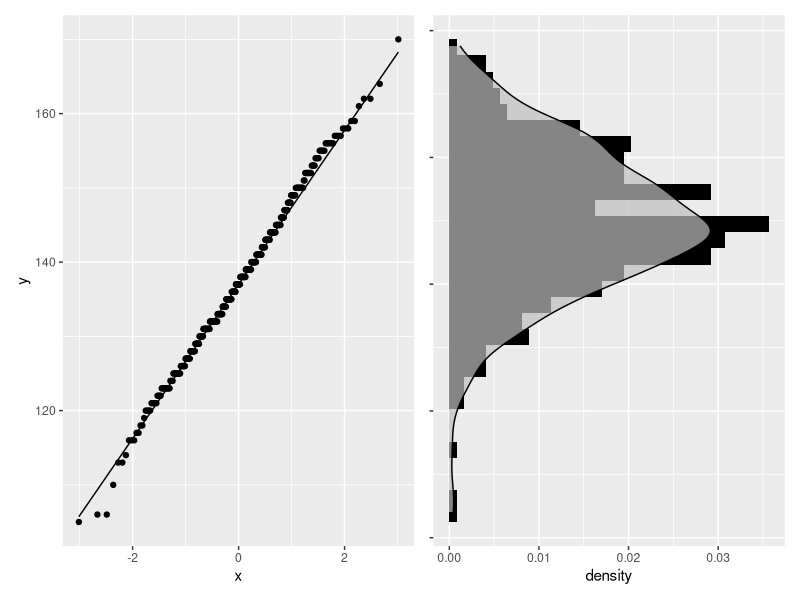
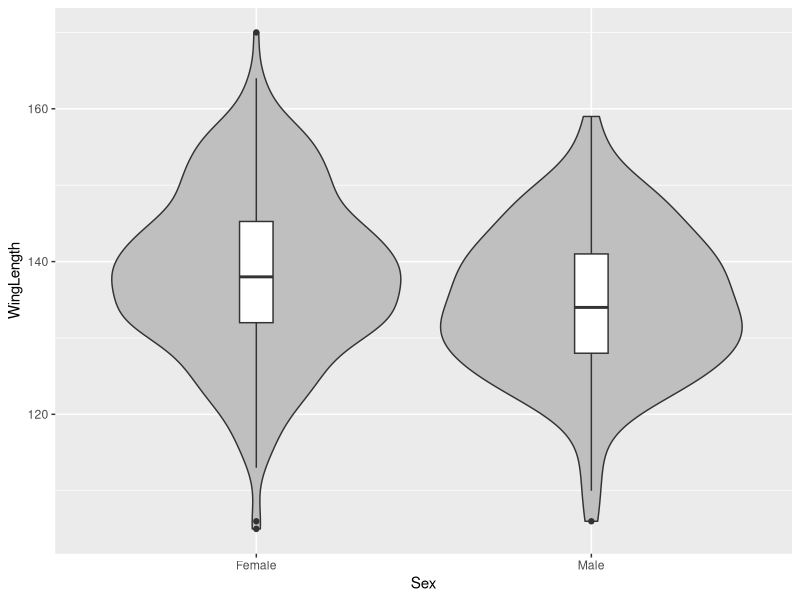
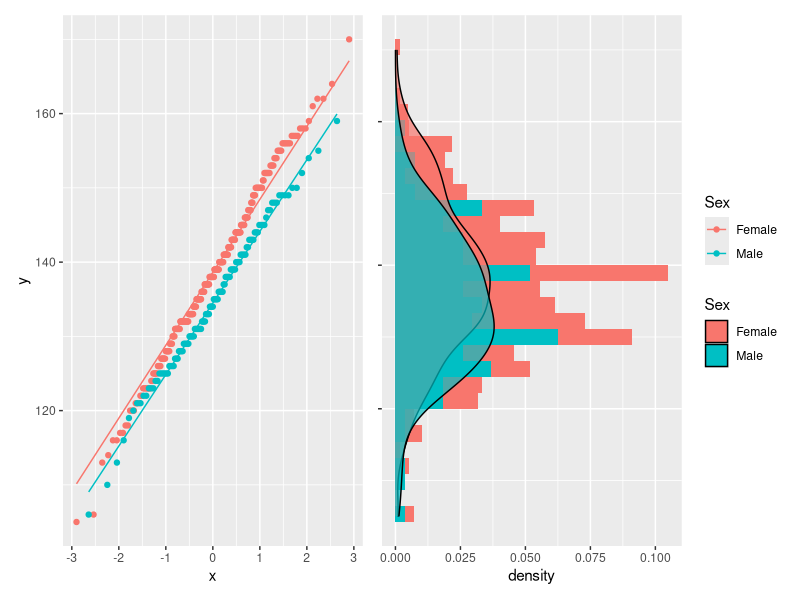
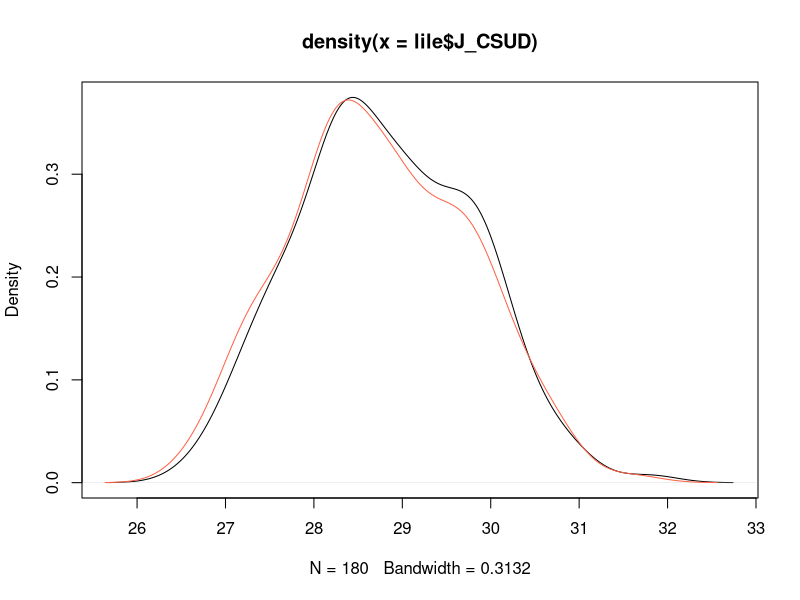
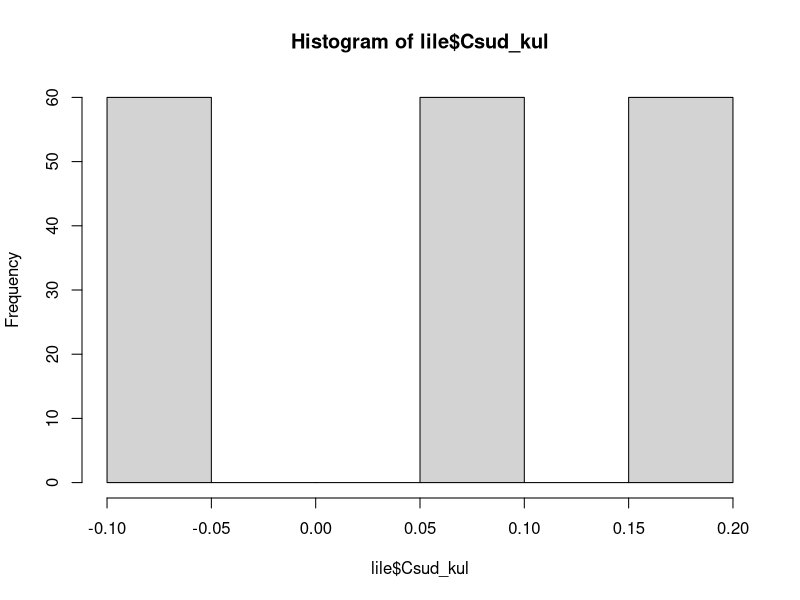

The R script that drew these images, in order:


## Csomagok 
library(tidyverse)
library(RcmdrMisc)
library(patchwork)
library(car)
## Adatbeolvasás:

mydata <- read.table(file = "falcon.csv", 
                     h = T,
                     sep = ",",
                     dec = ".")

class(mydata)
str(mydata)

####### Egy mintás t-próba #########

# Kazakhsztánban a 18-20 napos fiókák átlag szárnyhossza = 142.3 mm
# Eltére-e ez a kardoskúti vércsékétől? 
# Tartható-e az az álláspont, hogy a két populáció várható értéke ugyanaz?
# 1. lépés deskriptív és exploratív hogy értsük mit csinálunk.

numSummary(mydata$WingLength)

# A qqplot kombinációs ábra
mydata %>% 
  ggplot(aes(sample=WingLength))+
  geom_qq()+
  geom_qq_line()-> histo

mydata %>% 
  ggplot(aes(x=BodyMass,
             y=..density..))+
  geom_histogram(fill="black")+
  geom_density(fill="grey75",
               alpha=0.7)+
#  scale_x_continuous(limits = c(110,175))+
  theme(axis.title.y = element_blank(),
        axis.text.y = element_blank()) -> qq

histo+(qq+coord_flip())

# Mi legyen a null hipotézis, és az ellen hipotézis?
# mik a t-próba feltételei?
# Teljesülnek itt?


t.test(mydata$WingLength,
       mu = 142.3)

str(mydata)

# FELADAT:
# Tartható-e az az álláspont, 
#hogy a felkarcsont hosszának várható értéke 60.5 mm?


######### független mintás t-próba #######

# Eltér-e a hímek és a tojók szárnyhossz várható értéke?

# D&E

numSummary(mydata$WingLength,
           groups = mydata$Sex)

# Violin plotok, gyak_2 ből
mydata %>% ggplot(aes(y=WingLength,
                      x=Sex))+
  geom_violin(fill="grey75")+
  geom_boxplot(notch = F,
               width = 0.1)

# # A qqplot kombinációs ábra ivaronként!
mydata %>% 
  ggplot(aes(sample = WingLength,
             color = Sex))+
  geom_qq()+
  geom_qq_line()-> histo
mydata %>% 
  ggplot(aes(x=WingLength,
             y=..density..,
             fill = Sex))+
  geom_histogram()+
  geom_density(alpha=0.7)+
  #  scale_x_continuous(limits = c(110,175))+
  theme(axis.title.y = element_blank(),
        axis.text.y = element_blank()) -> qq

histo+(qq+coord_flip())+plot_layout(guides = "collect")

# két mintás t-próba feltételei teljesülnek?

t.test(mydata$WingLength~mydata$Sex)

### Eltér-e a hímek és tojók szárnyhosszának szórása?

# milyen teszteket ismertek?
# mik a feltételeik?

var.test(mydata$WingLength~mydata$Sex)

leveneTest(mydata$WingLength~mydata$Sex)


##### Páros t-próba #####

# Eltér-e a lilék jobb és bal csűd hosszának várható értéke?
# Fluktuáló asszimetria

lile <- read.table("lile.csv",
                   h = T,
                   sep = ",")

str(lile)

# E&D
plot(density(lile$J_CSUD))
points(density(lile$B_CSUD),
       type = "l",
       col = "tomato")

# Páros t-próba feltételei?

lile$Csud_kul <- lile$J_CSUD-lile$B_CSUD

numSummary(lile$Csud_kul)

hist(lile$Csud_kul)

# A két teszt indentikus
t.test(lile$Csud_kul,mu=0)

t.test(lile$J_CSUD,lile$B_CSUD, 
       paired = T)
